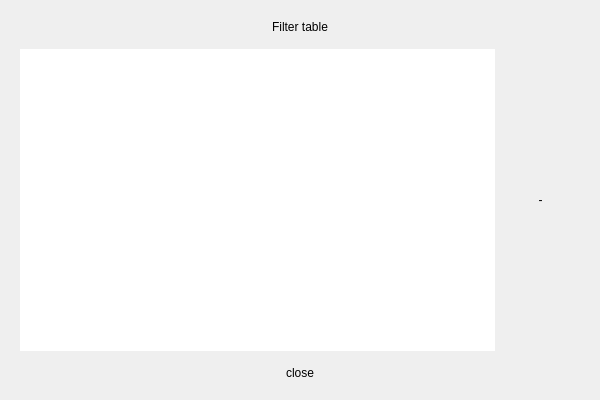
<?xml version="1.0" encoding="UTF-8"?>
<ui version="4.0">
 <class>MainWindow</class>
 <widget class="QMainWindow" name="MainWindow">
  <property name="geometry">
   <rect>
    <x>0</x>
    <y>0</y>
    <width>600</width>
    <height>400</height>
   </rect>
  </property>
  <property name="minimumSize">
   <size>
    <width>600</width>
    <height>400</height>
   </size>
  </property>
  <property name="maximumSize">
   <size>
    <width>600</width>
    <height>400</height>
   </size>
  </property>
  <property name="windowTitle">
   <string>MainWindow</string>
  </property>
  <property name="styleSheet">
   <string notr="true">*{
	font: 16pt &quot;Consolas&quot;;
	border-radius: 9px;
	padding: 0px;
	margin: 0px;
}
.QLabel {
	font: 12pt &quot;Comic Sans MS&quot;;
}
.Line{
	background-color: #000000;
}

.QLineEdit{
	font: 12pt;
	padding:0 0 0 5px;
	border:1px solid rgb(98, 98, 98);
}
.QLineEdit:focus {
	padding:5px;
	border:3px solid #ffffff;
}
.QPushButton:hover
{
    background-color: rgb(255, 165, 138);
}

.QPushButton:pressed
{
    padding-bottom:5px;
}
.QScrollBar:vertical {
	margin:1px 5px 1px 0px; /*垂直滚动条圆角*/
	width: 15px;
    background-color: transparent;   /* 空白区域的背景色*/
}
.QScrollBar::handle:vertical {
    border-radius: 5px;   /* 圆角 */
    background: rgb(216, 216, 216);   /* 小方块的背景色 */
}
.QScrollBar::sub-line:vertical{
	background-color: transparent; /*隐藏向上滚动条按钮*/
}
.QScrollBar::add-line:vertical{
	background-color: transparent; /*隐藏向下滚动条按钮*/
}
.QComboBox::drop-down[hide='true']{
	background-color: transparent; /*隐藏下拉按钮,不影响功能*/
}


/* Dynamic properties 动态属性 */
/* font-size */
[title = 'true']{
	font: 24pt;
}
[medium  = 'true']{
	
	font: 14pt;
}
[simall = 'true']{
	font: 12pt
}
/* color */
[red = 'true']{
    color: #ffffff;
    background-color: #da797b;
}
[grey = 'true']{
    color: #ffffff;
	background-color: #c5c5c5;
}
[green='true']{
    color: #ffffff;
	background-color: #b0c257;
}
[Turquoise='true']{
	color: #ffffff;
    background-color: #75becf;
}
[blue = 'true']{
	color: #b9b9b9;
    background-color: #4570ba;
}
[transparent='true']{
    color: #000000;
    background-color: transparent;
}
/* border */
[noborder = 'true']{
	border-width:0;
	border-style:outset;
}
[_yellow = 'true']{
	border-color: rgb(239, 176, 74);
}


</string>
  </property>
  <widget class="QWidget" name="centralwidget">
   <layout class="QVBoxLayout" name="verticalLayout">
    <property name="leftMargin">
     <number>20</number>
    </property>
    <property name="topMargin">
     <number>20</number>
    </property>
    <property name="rightMargin">
     <number>20</number>
    </property>
    <property name="bottomMargin">
     <number>20</number>
    </property>
    <item>
     <widget class="QLabel" name="label">
      <property name="text">
       <string>Filter table</string>
      </property>
      <property name="alignment">
       <set>Qt::AlignCenter</set>
      </property>
      <property name="title" stdset="0">
       <bool>true</bool>
      </property>
      <property name="transparent" stdset="0">
       <bool>true</bool>
      </property>
     </widget>
    </item>
    <item>
     <widget class="Line" name="line">
      <property name="orientation">
       <enum>Qt::Horizontal</enum>
      </property>
     </widget>
    </item>
    <item>
     <layout class="QHBoxLayout" name="horizontalLayout" stretch="6,1">
      <item>
       <widget class="QTableView" name="tableView">
        <property name="horizontalScrollBarPolicy">
         <enum>Qt::ScrollBarAlwaysOff</enum>
        </property>
        <property name="showGrid">
         <bool>true</bool>
        </property>
        <attribute name="horizontalHeaderStretchLastSection">
         <bool>true</bool>
        </attribute>
       </widget>
      </item>
      <item>
       <widget class="QPushButton" name="buttondel">
        <property name="text">
         <string>-</string>
        </property>
        <property name="autoDefault">
         <bool>false</bool>
        </property>
        <property name="default">
         <bool>false</bool>
        </property>
        <property name="flat">
         <bool>false</bool>
        </property>
        <property name="red" stdset="0">
         <bool>true</bool>
        </property>
       </widget>
      </item>
     </layout>
    </item>
    <item>
     <widget class="Line" name="line_2">
      <property name="orientation">
       <enum>Qt::Horizontal</enum>
      </property>
     </widget>
    </item>
    <item>
     <widget class="QPushButton" name="buttonclose">
      <property name="text">
       <string>close</string>
      </property>
      <property name="Turquoise" stdset="0">
       <bool>true</bool>
      </property>
     </widget>
    </item>
   </layout>
  </widget>
 </widget>
 <resources/>
 <connections/>
</ui>
